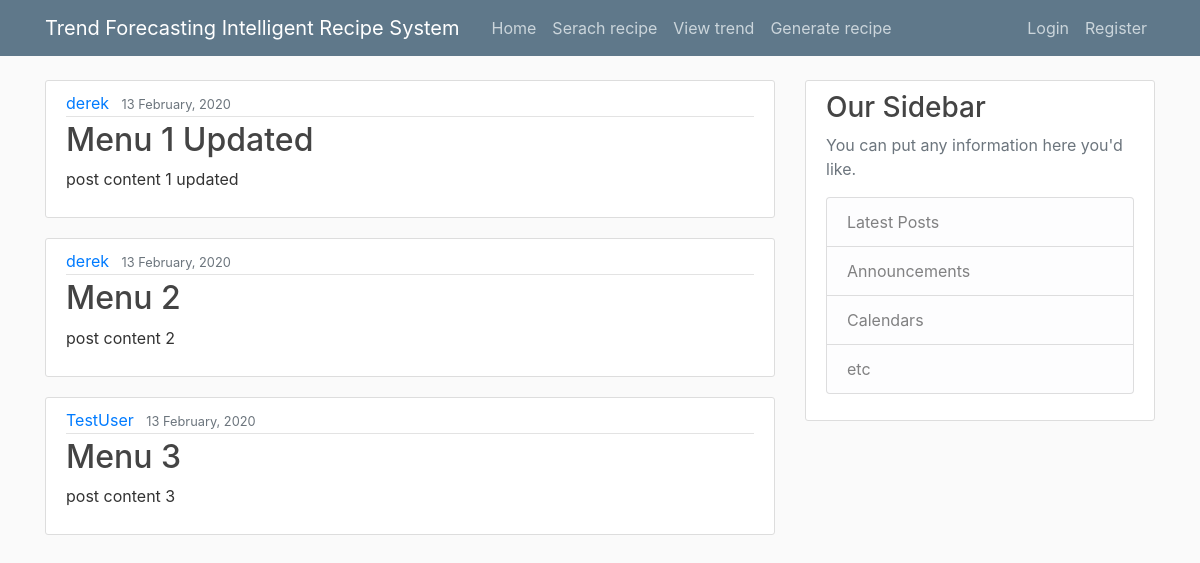
The page / on the database its author committed.
### blog/models.py (models this page shows, shortened)
class Post(models.Model):
    title = models.CharField(max_length=100)
    content = models.TextField()
    date_posted = models.DateTimeField(default=timezone.now)
    author = models.ForeignKey(User, on_delete=models.CASCADE)

### blog/views.py (the view)
# urls.py: path('', views.home, name='blog-home'),
def home(request):
    context = {
        'posts': Post.objects.all()
    }
    return render(request, 'blog/home.html', context)

### blog/templates/blog/home.html
{% extends "blog/base.html" %}
{% block content %}
    {% for post in posts %}
    <article class="media content-section">
        <div class="media-body">
            <div class="article-metadata">
                <a class="mr-2" href="#">{{ post.author }}</a>
                <small class="text-muted">{{ post.date_posted|date:"d F, Y" }}</small>
            </div>
            <h2><a class="article-title" href="#">{{ post.title }}</a></h2>
            <p class="article-content">{{ post.content }}</p>
        </div>
    </article>
    {% endfor %}
{% endblock content %}

### blog/templates/blog/base.html (shortened to what this page needs)
{% load static %}
<!DOCTYPE html>
<html lang="en">
<head>
    <link rel="stylesheet" href="https://maxcdn.bootstrapcdn.com/bootstrap/4.0.0/css/bootstrap.min.css">
    <link rel="stylesheet" type="text/css" href="{% static 'blog/main.css' %}">
</head>
<body>
    <header class="site-header">
        <nav class="navbar navbar-expand-md navbar-dark bg-steel fixed-top">
            <div class="container">
                <a class="navbar-brand mr-4" href="{% url 'blog-home' %}">Trend Forecasting Intelligent Recipe System</a>
                    <div class="collapse navbar-collapse" id="navbarToggle">
                    <div class="navbar-nav mr-auto">
                        <a class="nav-item nav-link" href="{% url 'blog-home' %}">Home</a>
                        <a class="nav-item nav-link" href="{% url 'blog-about' %}">Serach recipe</a>
                        <a class="nav-item nav-link" href="{% url 'blog-trend' %}">View trend</a>
                        <a class="nav-item nav-link" href="{% url 'blog-generate' %}">Generate recipe</a>
                    </div>
                    <div class="navbar-nav">
                        {% if user.is_authenticated %}
                            <a class="nav-item nav-link" href="{% url 'profile' %}">Profile</a>
                            <a class="nav-item nav-link" href="{% url 'logout' %}">Logout</a>
                        {% else %}
                            <a class="nav-item nav-link" href="{% url 'login' %}">Login</a>
                            <a class="nav-item nav-link" href="{% url 'register' %}">Register</a>
                        {% endif %}
                    </div>
                </div>
            </div>
        </nav>
    </header>
    <main role="main" class="container">
        <div class="row">
            <div class="col-md-8">
                {% block content %}{% endblock %}
            </div>
            <div class="col-md-4">
                <div class="content-section">
                    <h3>Our Sidebar</h3>
                    <p class='text-muted'>You can put any information here you'd like.
                        <ul class="list-group">
                            <li class="list-group-item list-group-item-light">Latest Posts</li>
                            <li class="list-group-item list-group-item-light">Announcements</li>
                            <li class="list-group-item list-group-item-light">Calendars</li>
                            <li class="list-group-item list-group-item-light">etc</li>
                        </ul>
                    </p>
                </div>
            </div>
        </div>
    </main>
</body>
</html>

### blog/static/blog/main.css (style rules this page uses)
body { background: #fafafa; color: #333333; margin-top: 5rem; }
h1, h2, h3, h4, h5, h6 { color: #444444; }
ul { margin: 0; }
.bg-steel { background-color: #5f788a; }
.site-header .navbar-nav .nav-link { color: #cbd5db; }
.content-section { background: #ffffff; padding: 10px 20px; border: 1px solid #dddddd; border-radius: 3px; margin-bottom: 20px; }
.article-title { color: #444444; }
.article-content { white-space: pre-line; }
.article-metadata { padding-bottom: 1px; margin-bottom: 4px; border-bottom: 1px solid #e3e3e3 }

### rows shown on the page
Post: author "derek", date_posted "13 February, 2020", title "Menu 1 Updated", content "post content 1 updated"
Post: author "derek", date_posted "13 February, 2020", title "Menu 2", content "post content 2"
Post: author "TestUser", date_posted "13 February, 2020", title "Menu 3", content "post content 3"
